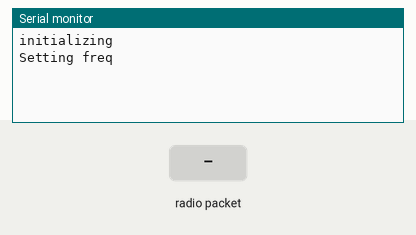
Simulated run of this sketch. Board: Arduino Uno, built with avr-gcc and run on an emulated ATmega328P. Shown: the last lines printed to the serial monitor. The inputs (shaded band) are chosen by the test bench. No radio packets arrive unless stated.

Above: at 1.2 s.
1.3 s: radio packet "1" arrives
At 2.2 s:
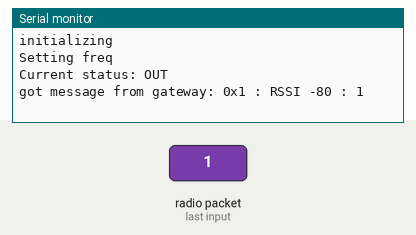
2.8 s: radio packet "0" arrives
At 3.3 s:
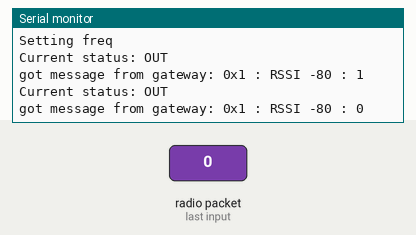
4.3 s: radio packet "2" arrives
At 5.7 s:
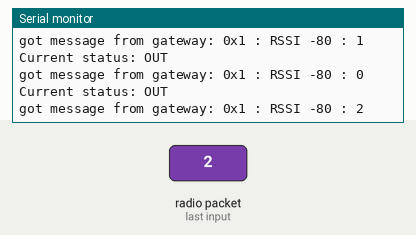

Measured:
- after the input at 1.3 s, the serial monitor: prints a new line at once (image 1)
- after the input at 2.8 s, the serial monitor: prints a new line at once (image 2)
- after the input at 4.3 s, the serial monitor: prints a new line at once (image 3)

The sketch:

lora_client.ino
```cpp
#include <RHReliableDatagram.h>
#include <RH_RF95.h>
#include <SPI.h>
#include <Wire.h>
#include "config.h"


RH_RF95 driver;
//RH_RF95 driver(D8, D2);
RHReliableDatagram manager(driver, CLIENT_ADDRESS);

int SERVER_ADDRESS;

uint8_t data[] = "John Benedict Rillo";
char CurrentStatus[8] = "OUT";
uint8_t buf[RH_RF95_MAX_MESSAGE_LEN];

void setup()
{
  Serial.begin(9600);
  Serial.println("initializing");
   strncpy(CurrentStatus, "OUT", 8);
  if (!manager.init())
    Serial.println("init failed");
  Serial.println("Setting freq");
  driver.setFrequency(433.0);
  driver.setTxPower(23, false);
  driver.setModemConfig(RH_RF95::Bw31_25Cr48Sf512);
  manager.setTimeout(2000);
}

void loop()
{
  LoraReceiver();
}

//++++++++++++++++++++++++++++++++++++++++++++++++++++++++++++++++++++++//
void LoraReceiver()
{
  if (manager.available())
  {
    uint8_t len = sizeof(buf);
    uint8_t from;
    if (manager.recvfromAck(buf, &len, &from))
    {
      Serial.print("Current status: ");
      Serial.println((char*)CurrentStatus);
      Serial.print("got message from gateway: 0x");
      Serial.print(from, HEX);
      Serial.print(" : RSSI ");
      Serial.print(driver.lastRssi());
      Serial.print(" : ");
      Serial.println((char*)buf);
    }
  }
}
```

config.h
```cpp
#define CLIENT_ADDRESS 115
//#define SERVER_ADDRESS 58

#define RSSI_LIMIT -100
```
